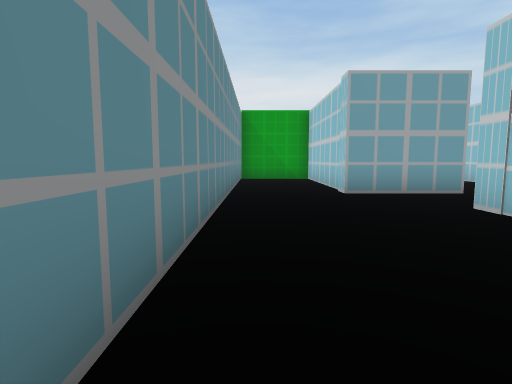
[1] (above)

24 first-person views from a walk through a scene from a Unity 3-D project. The camera is 1.4 m above the floor, tilts 6° down and sees 80° across. The floor is counted in squares, 2 m on a side. Each view is taken from the middle of a square. On the plan, view 1 faces up. The plan holds only what a view shows up to about 10 squares ahead; the rest is blank. The place goes on beyond the plan. The player character is not drawn.

[2]
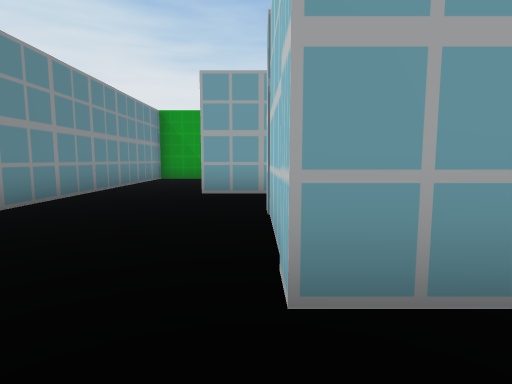

[3]
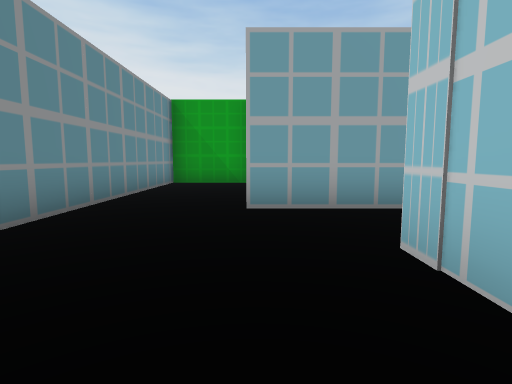

[4]
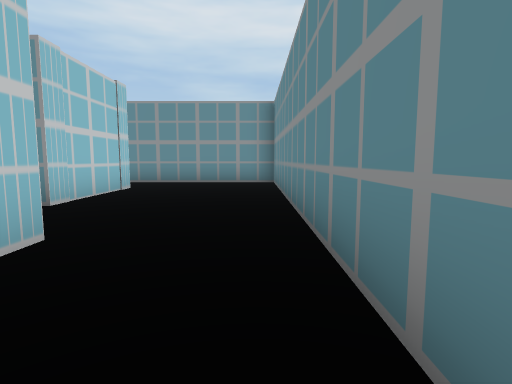

[5]
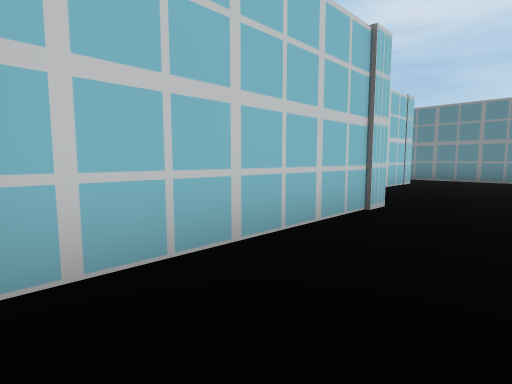

[6]
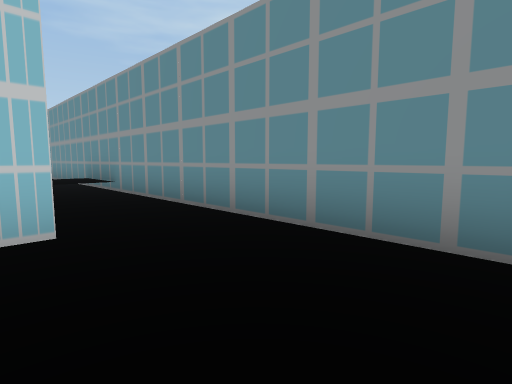

[7]
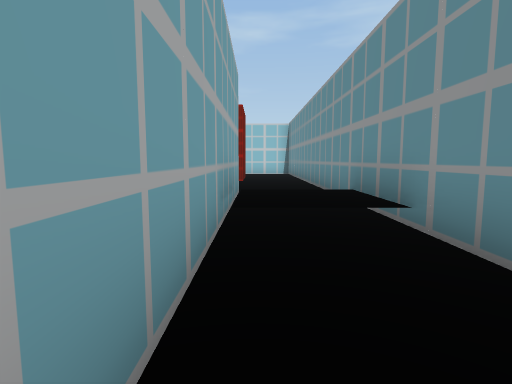

[8]
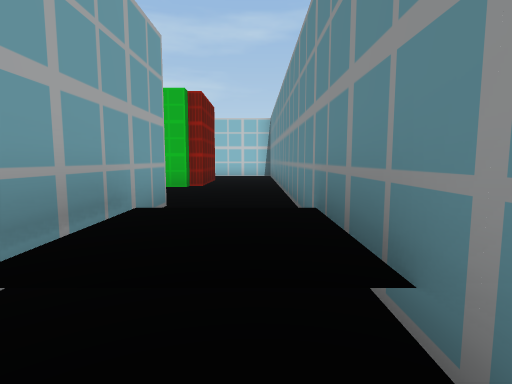

[9]
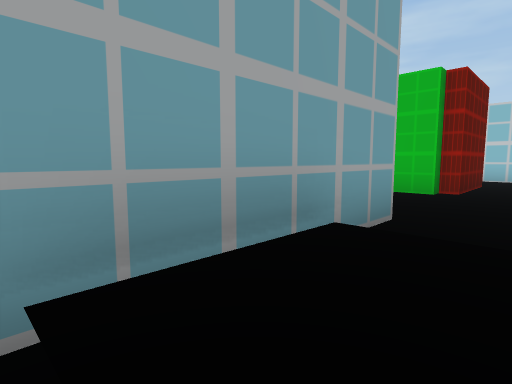

[10]
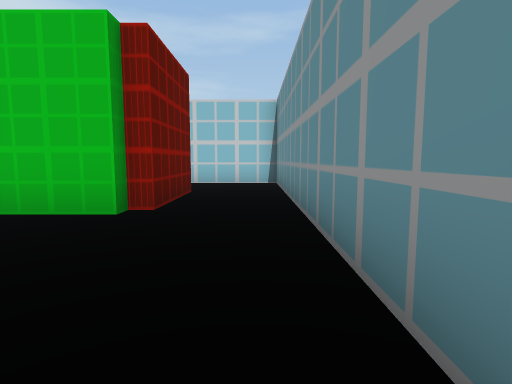

[11]
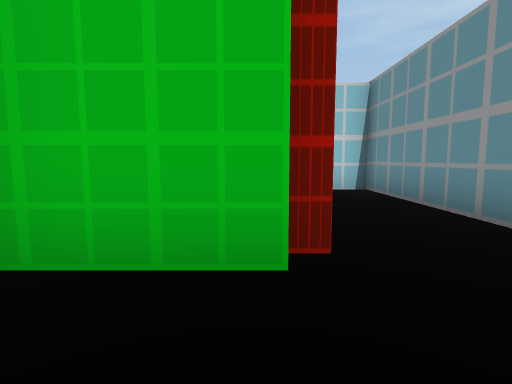

[12]
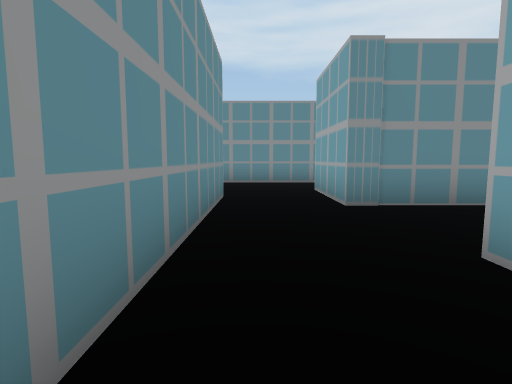

[13]
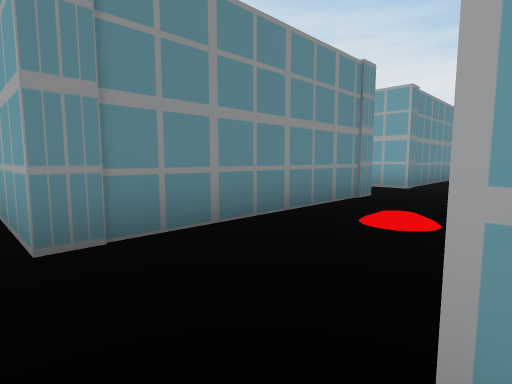

[14]
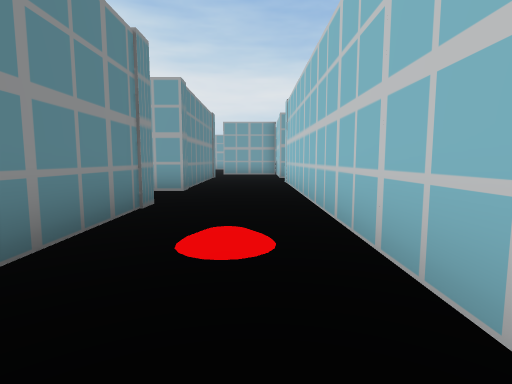

[15]
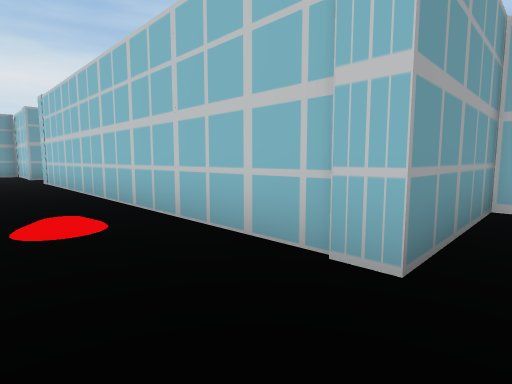

[16]
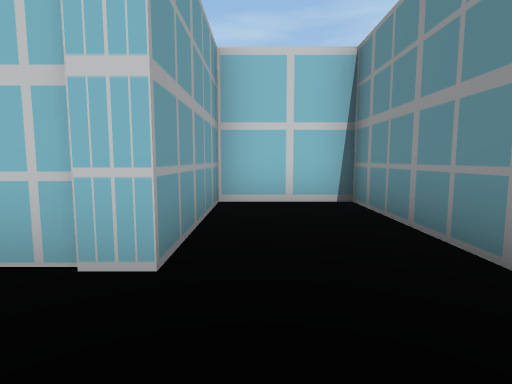

[17]
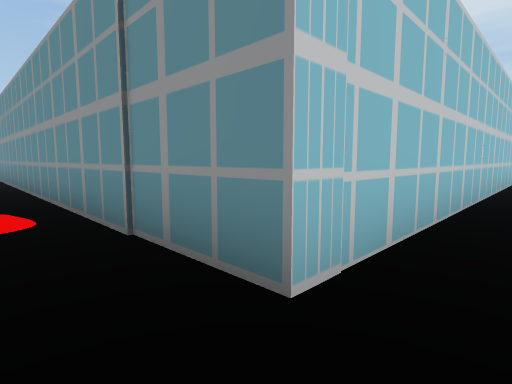

[18]
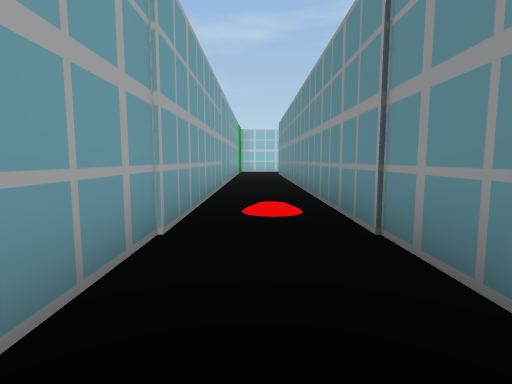

[19]
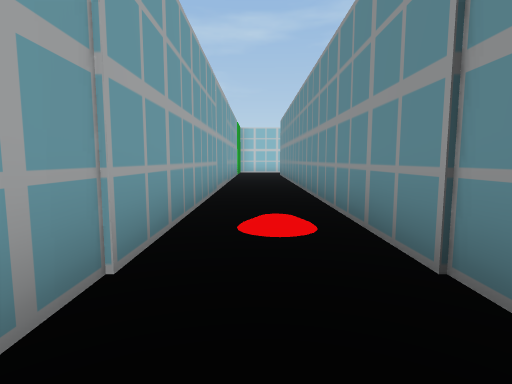

[20]
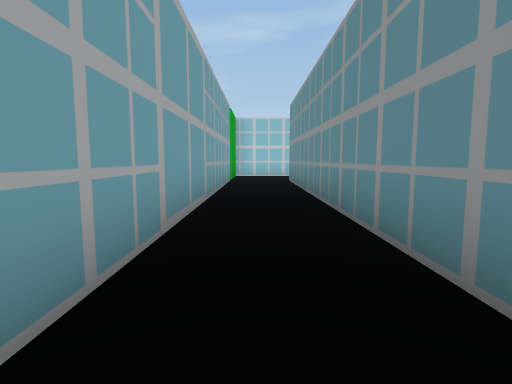

[21]
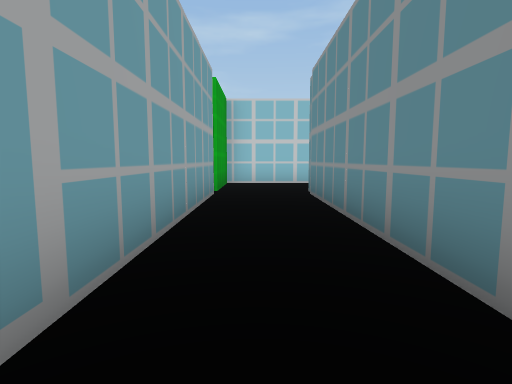

[22]
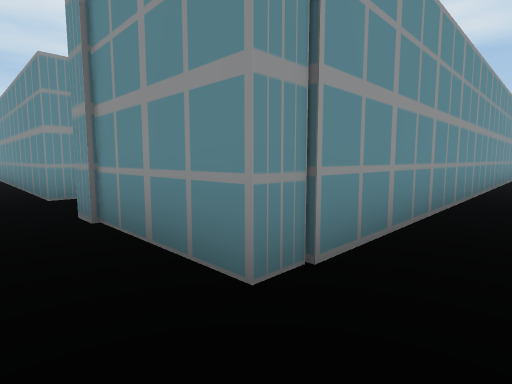

[23]
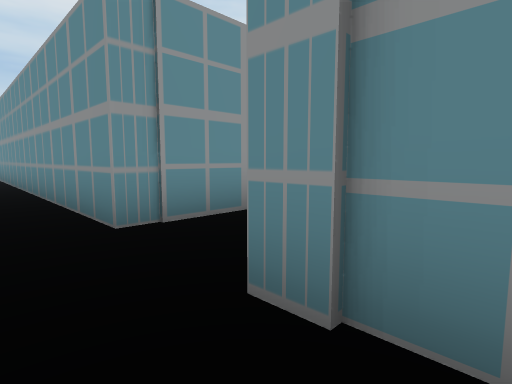

[24]
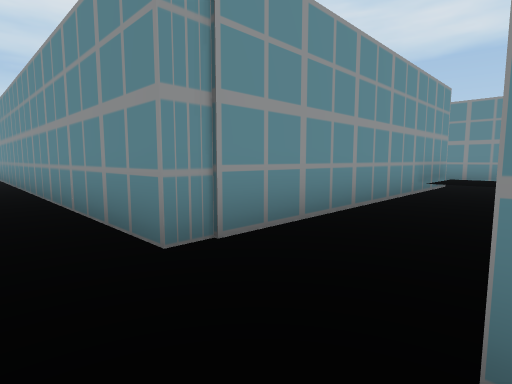

### Floor plan
Key: @ floor where view 1 was taken; # wall or solid block; . main floor; : floor 0.5 m higher than the main floor; / step, stairs or slope.
Columns run from 1 left of view 1 to 24 right of it. Each row starts with its distance up from view 1.
 19         ##################
 18      # ..  /.............#
 17      #...  ..............#
 16      #..###############  #
 15      #..#             # .
 14     ##..#             # .
 13      ...#    #./:/..
 12 #### ...#    #.///..
 11 #..###..#    # ########.
 10 #..###..#             #.
  9 #..###..#             #.
  8 #..###..#             #.
  7 #..###..####          #.
  6 #...... .  #          #.
  5 #.....    .#          #.
  4 #....#######   #      #.
  3 #....#######   #      #.
  2 #....####### ..### ..##
  1 #..... ./:/..........##
  0 #@... ../:/..........#
 -1 ######################

Positions as (right, up) in squares from view 1, and headings:
1: (0, 0), facing up
2: (3, 0), facing up
3: (2, 2), facing up
4: (0, 9), facing down
5: (0, 11), facing down-right
6: (0, 2), facing down-right
7: (4, 1), facing right
8: (6, 0), facing right
9: (7, 0), facing up-right
10: (10, 0), facing right
11: (12, 2), facing right
12: (9, 5), facing left
13: (7, 6), facing up-left
14: (6, 7), facing up
15: (5, 6), facing up-right
16: (5, 6), facing right
17: (6, 18), facing down-right
18: (6, 18), facing right
19: (7, 18), facing right
20: (11, 18), facing right
21: (15, 18), facing right
22: (23, 18), facing down-left
23: (23, 15), facing down-left
24: (23, 14), facing down-left
